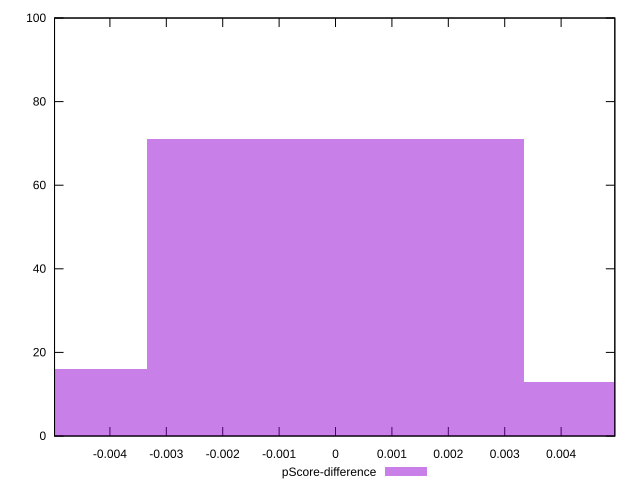

Generate this figure with gnuplot:
reset

$pScoreDifference <<EOF
0 71
-0.006684829634835443 16
0.006684829634835443 13
EOF

set key outside below
set boxwidth 0.006684829634835443
set xrange [-0.00498185554089646:0.004952370092475539]
set yrange [0:100]
set trange [0:100]
set style fill transparent solid 0.5 noborder
set terminal svg size 640, 490 enhanced background rgb 'white'
set output "reports/report_00028_2021-02-24T12-49-42.674Z/interactive/samples/music/pScore-difference/histogram.svg"

plot $pScoreDifference title "pScore-difference" with boxes

reset
